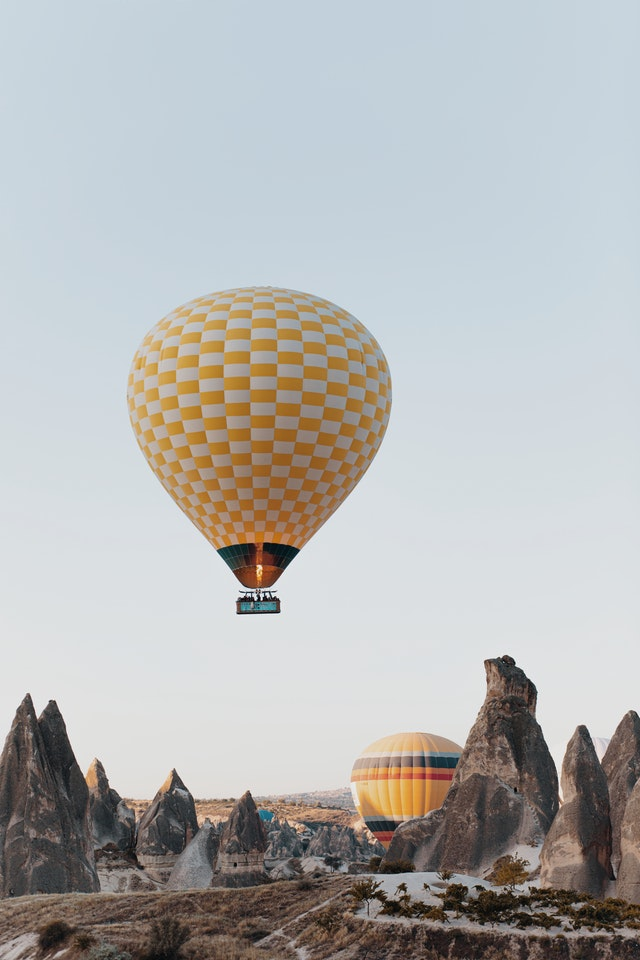
#> input picture experiments/_assets/aircraft.jpg, 640 x 960 px; the run also reads 1 picture not shown here
$ python 10_image_comparison.py
#> lines starting #> are read from the running program, lines starting #| are printed output that depends on the picture
import cv2
import os
import numpy as np

def main():
    """This script demonstrates how to compare two images for differences."""
    assets_path = os.path.join("..", "..", "_assets")
    path1 = os.path.join(assets_path, "aircraft.jpg")
    path2 = os.path.join(assets_path, "aircraft_compare.jpg")

    img1 = cv2.imread(path1)
#> img1 is the input picture: shape (960, 640, 3); mean B, G, R 179.6, 180.6, 180.1
    img2 = cv2.imread(path2)

    if img1 is None or img2 is None:
        print("Error: Could not load one or both aircraft images.")
        return

    # Ensure both images are the same size for comparison
    target_size = (320, 480)
    img1_resized = cv2.resize(img1, target_size)
    img2_resized = cv2.resize(img2, target_size)

    # Convert to grayscale for simpler difference calculation
    gray1 = cv2.cvtColor(img1_resized, cv2.COLOR_BGR2GRAY)
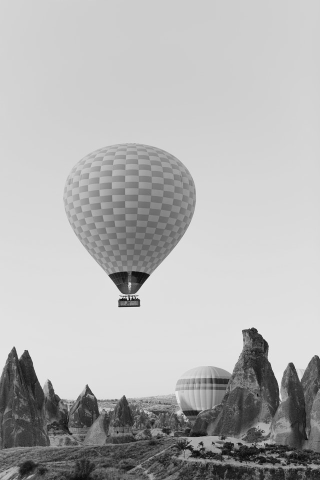
#> gray1: shape (480, 320); min 7, max 233, mean 180.4
    gray2 = cv2.cvtColor(img2_resized, cv2.COLOR_BGR2GRAY)

    # Calculate the absolute difference between the two grayscale images
    diff = cv2.absdiff(gray1, gray2)
#> diff: shape (480, 320); every value is 0

    # Threshold the difference to highlight significant changes
    # Pixels with a difference greater than 30 are set to 255 (white).
    _, thresh = cv2.threshold(diff, 30, 255, cv2.THRESH_BINARY)

    # Count non-zero pixels in the difference mask
    non_zero_pixels = cv2.countNonZero(thresh)
#> non_zero_pixels = 0

    print(f"Number of differing pixels: {non_zero_pixels}")
#| Number of differing pixels: 0

    if non_zero_pixels == 0:
        print("Images are completely identical.")
    else:
        print("Images are not identical (differences highlighted).")

    cv2.imshow("Aircraft 1", img1_resized)
    cv2.imshow("Aircraft 2", img2_resized)
    cv2.imshow("Differences Highlighted", thresh)

    cv2.waitKey(0)
    cv2.destroyAllWindows()

if __name__ == "__main__":
    main()
